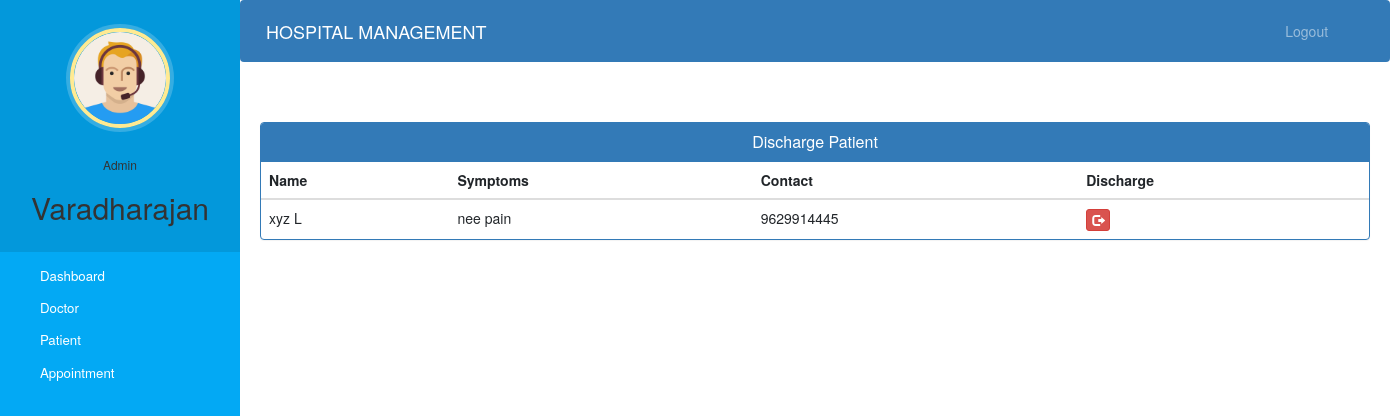
Screenshot of /admin-discharge-patient (signed in) with the database file from the repository.
### hospital/models.py (models this page shows, shortened)
class Patient(models.Model):
    user=models.OneToOneField(User,on_delete=models.CASCADE)
    profile_pic= models.ImageField(upload_to='profile_pic/PatientProfilePic/',null=True,blank=True)
    address = models.CharField(max_length=40)
    mobile = models.CharField(max_length=20,null=False)
    symptoms = models.CharField(max_length=100,null=False)
    assignedDoctorId = models.PositiveIntegerField(null=True)
    admitDate=models.DateField(auto_now=True)
    status=models.BooleanField(default=False)
    @property
    def get_name(self):
        return self.user.first_name+" "+self.user.last_name

### hospital/views.py (the view)
# urls.py: path('admin-discharge-patient', views.admin_discharge_patient_view,name='admin-discharge-patient'),
@login_required(login_url='adminlogin')
@user_passes_test(is_admin)
def admin_discharge_patient_view(request):
    patients=models.Patient.objects.all().filter(status=True)
    return render(request,'hospital/admin_discharge_patient.html',{'patients':patients})

### hospital/views.py (called while the page is built)
def is_admin(user):
    return user.groups.filter(name='ADMIN').exists()

### templates/hospital/admin_discharge_patient.html (shortened to what this page needs)
{% extends 'hospital/admin_base.html' %}
{% block content %}
<head>
  <link href="//netdna.bootstrapcdn.com/bootstrap/3.0.0/css/bootstrap.min.css" rel="stylesheet" id="bootstrap-css">
</head>
<div class="container">
  <div class="panel panel-primary">
    <div class="panel-heading">
      <h6 class="panel-title">Discharge Patient</h6>
    </div>
    <table class="table table-hover" id="dev-table">
      <thead>
        <tr>
          <th>Name</th>
          <th>Symptoms</th>
          <th>Contact</th>
          <th>Discharge</th>
        </tr>
      </thead>
      {% for p in patients %}
      <tr>
        <td> {{p.get_name}}</td>
        <td>{{p.symptoms}}</td>
        <td>{{p.mobile}}</td>
        <td><a class="btn btn-danger btn-xs" href="{% url 'discharge-patient' p.id  %}"><span class="glyphicon glyphicon-log-out"></span></a></td>
      </tr>
      {% endfor %}
    </table>
  </div>
</div>
{% endblock content %}

### templates/hospital/admin_base.html (shortened to what this page needs)
<!DOCTYPE html>
{% load static %}
<html lang="en">
<head>
  <link rel="stylesheet" href="https://stackpath.bootstrapcdn.com/bootstrap/4.3.1/css/bootstrap.min.css">
  <link rel="stylesheet" href="https://maxcdn.bootstrapcdn.com/font-awesome/4.7.0/css/font-awesome.min.css">
  <link rel="stylesheet" href="{% static '/style.css' %}">
</head>
<body>
  <nav class="menu" tabindex="0">
    <header class="avatar">
      <img src="{% static "images/adminpropic.png" %}" />
      <br><br>
      <h6>Admin</h6>
      <h2>{{request.user.first_name}}</h2>
    </header>
    <ul>
      <li tabindex="0" class="icon-dashboard"> <a style="color:white; text-decoration:none;" href="/admin-dashboard"><span>Dashboard</span></a> </li>
      <li tabindex="0" class="icon-customers"> <a style="color:white; text-decoration:none;" href="/admin-doctor"><span>Doctor</span></a></li>
      <li tabindex="0" class="icon-users"> <a style="color:white; text-decoration:none;" href="/admin-patient"><span>Patient</span></a></li>
      <li tabindex="0" class="icon-calendar"> <a style="color:white; text-decoration:none;" href="/admin-appointment"><span>Appointment</span></a></li>
    </ul>
  </nav>
  <main>
    <div class="bs-example">
      <nav class="navbar navbar-expand-md  navbar-dark fixed-top" style="background:#337AB7;">
        <a href="/admin-dashboard" class="navbar-brand">HOSPITAL MANAGEMENT</a>
        <div class="collapse navbar-collapse justify-content-between" id="navbarCollapse">
          <div class="navbar-nav" style=" margin-left: 90%;">
            <a href="/logout" class="nav-item nav-link">Logout</a>
          </div>
        </div>
      </nav>
    </div>
    <br><br>
    {% block content %}
    {% endblock content %}
    <br><br><br><br>
  </main>
</body>
</html>

### static/style.css (style rules this page uses)
body { padding-left: 240px; }
main { position: relative; height: 100vh; }
.menu { background: #5bc995; height: 100vh; width: 240px; position: fixed; top: 0px; left: 0; z-index: 5; outline: none; }
.menu .avatar { background: rgba(0, 0, 0, 0.1); padding: 2em 0.5em; text-align: center; }
.menu .avatar img { width: 100px; border-radius: 50%; overflow: hidden; border: 4px solid #ffea92; box-shadow: 0 0 0 4px rgba(255, 255, 255, 0.2); }
.menu .avatar h2 { font-weight: normal; margin-bottom: 0; }
.menu ul { list-style: none; padding: 0.5em 0; margin: 0; }
.menu ul li { padding: 0.5em 1em 0.5em 3em; font-size: 0.95em; font-weight: regular; background-repeat: no-repeat; background-position: left 15px center; background-size: auto 20px; transition: all 0.15s linear; cursor: pointer; }
.menu ul li.icon-dashboard { background-image: url("http://www.entypo.com/images//gauge.svg"); }
.menu ul li.icon-customers { background-image: url("http://www.entypo.com/images//briefcase.svg"); }
.menu ul li.icon-users { background-image: url("http://www.entypo.com/images//users.svg"); }
.menu ul li.icon-calendar { background-image: url("http://www.entypo.com/images//calendar.svg"); }

### templates/hospital/admin_base.html (style rules this page uses)
a:link { text-decoration: none; }
a { color: white; }
body { padding-left: 240px; }
main { position: relative; height: 100vh; }
.menu { background: #03a9f4; height: 100vh; width: 240px; position: fixed; top: 0px; left: 0; z-index: 5; outline: none; }
.menu .avatar { background: rgba(0, 0, 0, 0.1); padding: 2em 0.5em; text-align: center; }
.menu .avatar img { width: 100px; border-radius: 50%; overflow: hidden; border: 4px solid #ffea92; box-shadow: 0 0 0 4px rgba(255, 255, 255, 0.2); }
.menu .avatar h2 { font-weight: normal; margin-bottom: 0; }
.menu ul { list-style: none; padding: 0.5em 0; margin: 0; }
.menu ul li { padding: 0.5em 1em 0.5em 3em; font-size: 0.95em; font-weight: regular; background-repeat: no-repeat; background-position: left 15px center; background-size: auto 20px; transition: all 0.15s linear; cursor: pointer; }
.menu ul li.icon-dashboard { background-image: url("http://www.entypo.com/images//gauge.svg"); }
.menu ul li.icon-customers { background-image: url("http://www.entypo.com/images//briefcase.svg"); }
.menu ul li.icon-users { background-image: url("http://www.entypo.com/images//users.svg"); }
.menu ul li.icon-calendar { background-image: url("http://www.entypo.com/images//calendar.svg"); }

### templates/hospital/admin_discharge_patient.html (style rules this page uses)
a:link { text-decoration: none; }
h6 { text-align: center; }

### rows the page displays
Patient: get_name "xyz L", symptoms "nee pain", mobile "9629914445"

### other values shown
{{ request.user.first_name }} "Varadharajan"
